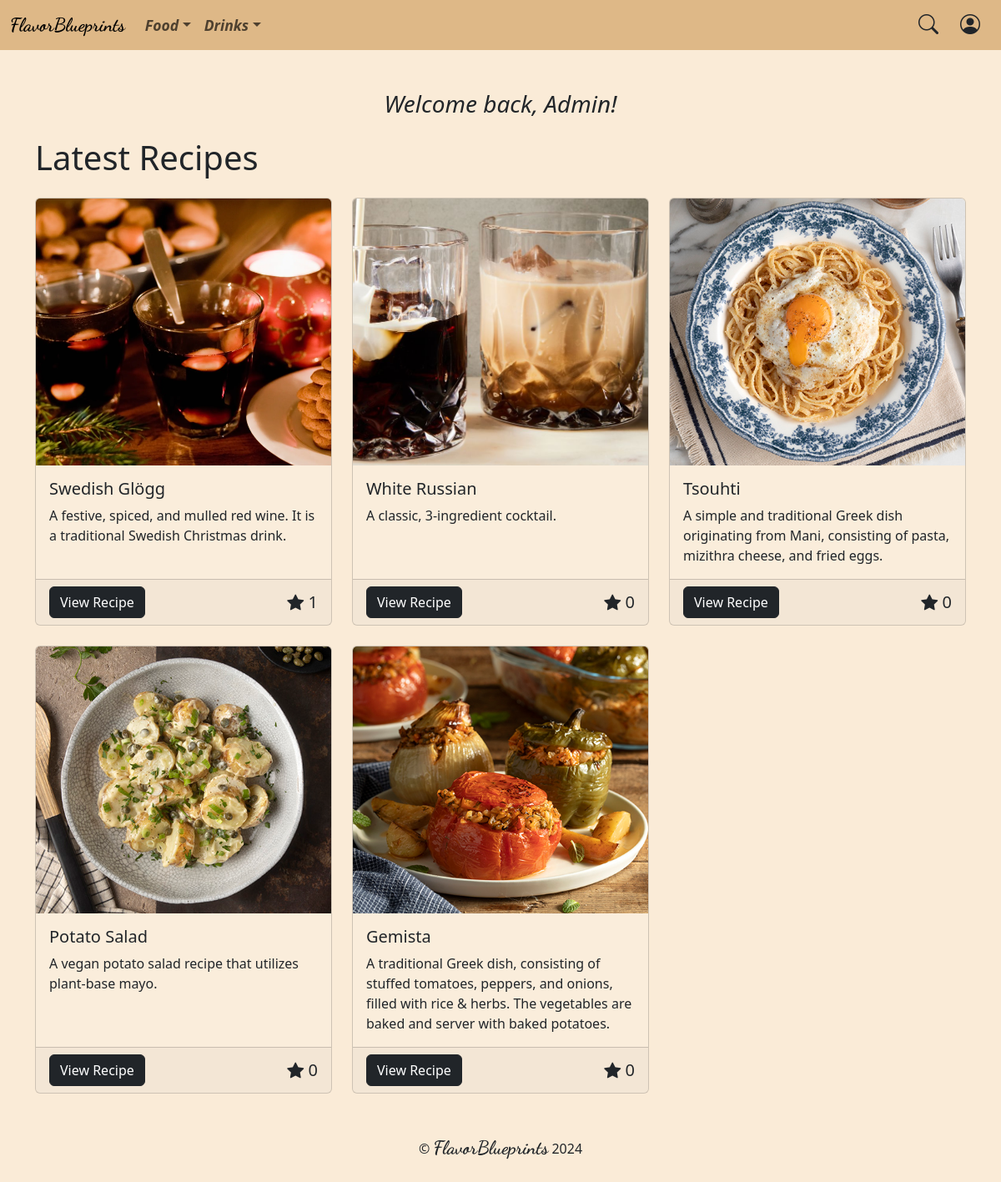
The app's page / (signed in) with its own data.
### recipes/models.py (models this page shows, shortened)
class Recipe(models.Model):
    title = models.CharField(max_length=255)
    description = models.TextField()
    ingredients_metric = models.TextField()
    ingredients_imperial = models.TextField()
    instructions = models.TextField()
    timestamp = models.DateTimeField(default=timezone.now)
    category = models.ForeignKey(SubCategory, on_delete=models.CASCADE)
    def __str__(self):
        return self.title.replace(" ", "-").lower()
    class Meta:
        constraints = [UniqueConstraint(
            Lower('title'),
            'category',
            name='unique_recipe')]

class Photo(models.Model):
    image = models.ImageField(upload_to='photos/')
    alt_text = models.CharField(max_length=255)
    recipe = models.ForeignKey(Recipe, on_delete=models.CASCADE)

### recipes/views.py (the view)
# urls.py: path("", views.index, name="index"),
def index(request):
    recipes = Recipe.objects.order_by("-timestamp")
    if len(recipes) > 10:
        recipes = recipes[:10]
    bundles = get_recipe_bundles(recipes)
    return render(request, "recipes/index.html", {
        "user": request.user if request.user.is_authenticated else None,
        "bundles": bundles
    })

### recipes/models.py (called while the page is built)
    def __str__(self):
        return self.name.replace(" ", "-").lower()

    def __str__(self):
        return self.name.replace(" ", "-").lower()

### recipes/utilities.py (called while the page is built)
def get_recipe_bundles(recipes: QuerySet[Recipe]) -> list[RecipeBundle]:
    bundles: list[RecipeBundle] = []
    for recipe in recipes:
        photo = Photo.objects.filter(recipe=recipe)[0]
        stars = Star.objects.filter(recipe=recipe)
        bundles.append({
            "recipe": recipe,
            "photo": photo,
            "stars": len(stars)
        })
    return bundles

### recipes/templates/recipes/index.html (shortened to what this page needs)
{% extends 'common/layout.html' %}
{% load static %}
{% block body %}
    <div class="container">
        {% if user %}
            <h3 class="pt-5 text-center fst-italic">Welcome back, {{ user.first_name }}!</h3>
            <h1 class="pt-3 pb-3">Latest Recipes</h1>
        {% else %}
            <h1 class="pt-5 pb-3">Latest Recipes</h1>
        {% endif %}
        <div class="row row-cols-1 row-cols-md-2 row-cols-lg-3 g-4">
            {% for bundle in bundles %}
                <div class="col">
                    <div class="card h-100">
                        <img src="{{ bundle.photo.image.url }}"
                            class="card-img-top"
                            alt="{{ bundle.photo.alt_text }}">
                        <div class="card-body">
                            <h5 class="card-title">{{ bundle.recipe.title }}</h5>
                            <p class="card-text">{{ bundle.recipe.description }}</p>
                        </div>
                        <div class="card-footer d-flex justify-content-between align-items-center">
                            <a href="{% url 'recipes:recipe' bundle.recipe.category.primary_category bundle.recipe.category bundle.recipe %}"
                                class="btn btn-dark">View Recipe</a>
                            <p class="h5 m-0"><i class="bi bi-star-fill"></i> {{ bundle.stars }}</p>
                        </div>
                    </div>
                </div>
            {% endfor %}
        </div>
    </div>
{% endblock %}

### flavorblueprints/static/common/css/style.css (style rules this page uses)
html, body { background-color: antiquewhite; }
.card { background-color: rgba(255, 255, 255, 0.1); }
.card-img-top { height: 20rem; object-fit: cover; }

### records on screen
Recipe: photo.image (picture), recipe "Swedish Glögg", recipe.description "A festive, spiced, and mulled red wine. It is a traditional Swedish Christmas drink.", stars "1"
Recipe: photo.image (picture), recipe "White Russian", recipe.description "A classic, 3-ingredient cocktail.", stars "0"
Recipe: photo.image (picture), recipe "Tsouhti", recipe.description "A simple and traditional Greek dish originating from Mani, consisting of pasta, mizithra cheese, and fried eggs.", stars "0"
Recipe: photo.image (picture), recipe "Potato Salad", recipe.description "A vegan potato salad recipe that utilizes plant-base mayo.", stars "0"
Recipe: photo.image (picture), recipe "Gemista", recipe.description "A traditional Greek dish, consisting of stuffed tomatoes, peppers, and onions, filled with rice & herbs. The vegetables are baked and server with baked potatoes.", stars "0"

### other values on screen
{{ user.first_name }} "Admin"
